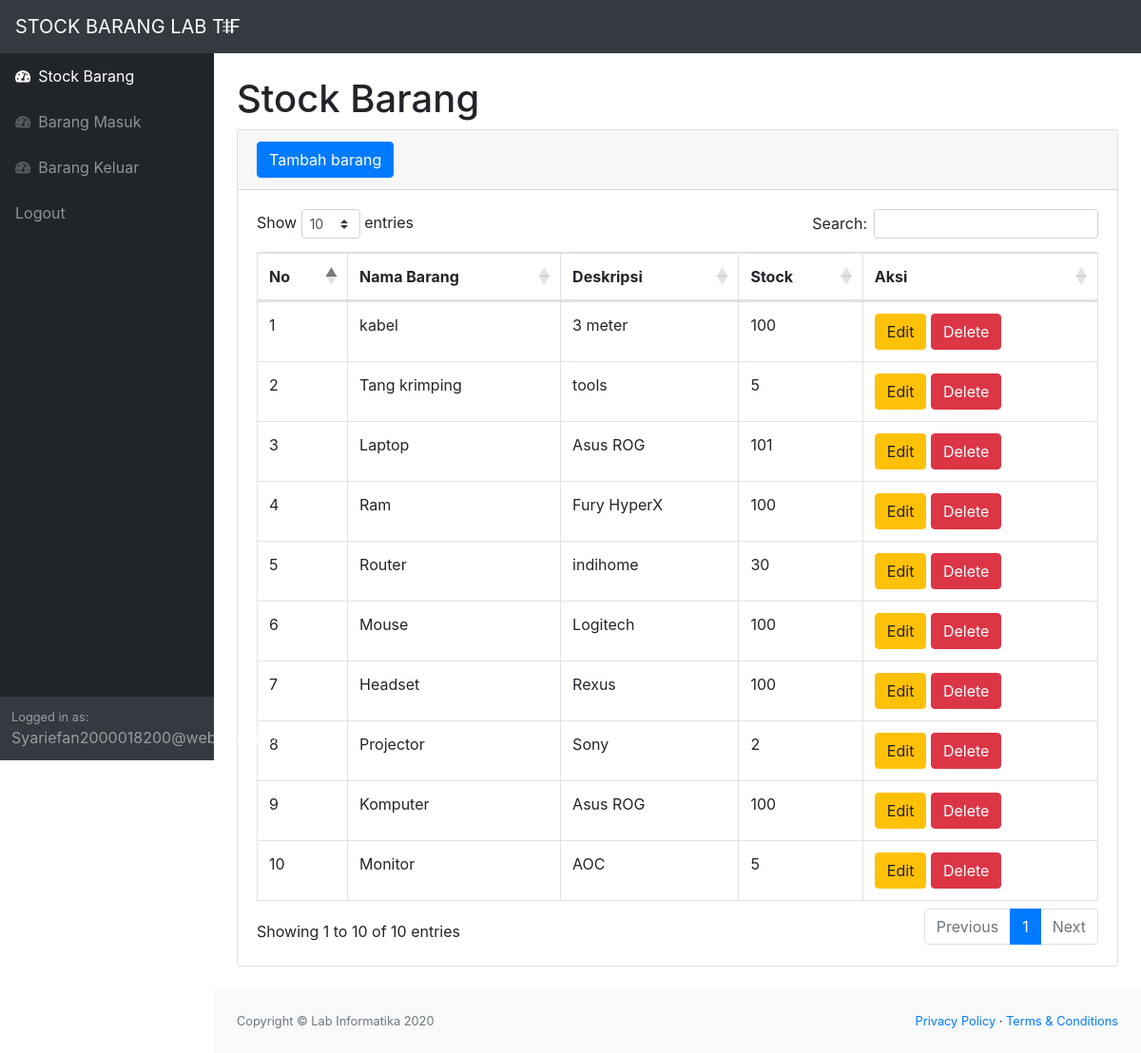
Screenshot of /index.php (signed in) with the database file from the repository.
### tables this page shows
CREATE TABLE `stock` (
  `idbarang` int(11) NOT NULL,
  `namabarang` varchar(25) NOT NULL,
  `deskripsi` varchar(25) NOT NULL,
  `stock` int(11) NOT NULL
);

### index.php (the view, shortened to what this page needs)
<?php
require 'function.php';
?>
<!DOCTYPE html>
<html lang="en">
    <head>
        <link href="css/styles.css" rel="stylesheet" />
        <link href="https://cdn.datatables.net/1.10.20/css/dataTables.bootstrap4.min.css" rel="stylesheet" />
    </head>
    <body class="sb-nav-fixed">
        <nav class="sb-topnav navbar navbar-expand navbar-dark bg-dark">
            <a class="navbar-brand" href="index.php">STOCK BARANG LAB TIF</a>
            <button class="btn btn-link btn-sm order-1 order-lg-0" id="sidebarToggle" href="#"><i class="fas fa-bars"></i></button>
        </nav>
        <div id="layoutSidenav">
            <div id="layoutSidenav_nav">
                <nav class="sb-sidenav accordion sb-sidenav-dark" id="sidenavAccordion">
                    <div class="sb-sidenav-menu">
                        <div class="nav">
                            <a class="nav-link" href="index.php">
                                <div class="sb-nav-link-icon"><i class="fas fa-tachometer-alt"></i></div>
                                Stock Barang
                            </a>
                            <a class="nav-link" href="masuk.php">
                                <div class="sb-nav-link-icon"><i class="fas fa-tachometer-alt"></i></div>
                                Barang Masuk
                            </a>
                            <a class="nav-link" href="keluar.php">
                                <div class="sb-nav-link-icon"><i class="fas fa-tachometer-alt"></i></div>
                                Barang Keluar
                            </a>
                            <a class="nav-link" href="logout.php">
                                Logout
                            </a>
                        </div>
                    </div>
                    <div class="sb-sidenav-footer">
                        <div class="small">Logged in as:</div>
                        Syariefan2000018200@webmail.uad.ac.id
                    </div>
                </nav>
            </div>
            <div id="layoutSidenav_content">
                <main>
                    <div class="container-fluid">
                        <h1 class="mt-4">Stock Barang</h1>
                        <div class="card mb-4">
                            <div class="card-header">
                                    <button type="button" class="btn btn-primary" data-toggle="modal" data-target="#myModal">
                                        Tambah barang
                                    </button>
                            </div>
                            <div class="card-body">
                                <div class="table-responsive">
                                    <table class="table table-bordered" id="dataTable" width="100%" cellspacing="0">
                                        <thead>
                                            <tr>
                                                <th>No</th>
                                                <th>Nama Barang</th>
                                                <th>Deskripsi</th>
                                                <th>Stock</th>
                                                <th>Aksi</th>
                                            </tr>
                                        </thead>
                                        <tbody>
                                            <?php
                                            $query = mysqli_query($conn, 'SELECT * FROM stock');
                                             $i = 1;
                                            while($row = mysqli_fetch_array($query)){
                                                $id = $row['idbarang'];
                                                $nama = $row['namabarang'];
                                                $deskripsi = $row['deskripsi'];
                                                $stok = $row['stock'];
                                             ?>
                                            <tr>
                                                <td>
                                                    <?php echo $i; ?>
                                                </td>
                                                <td>
                                                <?php echo $nama; ?>
                                                </td>
                                                <td>
                                                    <?php echo $deskripsi; ?>
                                                </td>
                                                <td>
                                                <?php echo $stok; ?>
                                                </td>
                                                <td>
                                                <button type="button" class="btn btn-warning" data-toggle="modal" data-target="#myEdit<?php echo $id; ?>">Edit</button>
                                                <button type="button" class="btn btn-danger" data-toggle="modal" data-target="#myDelete<?php echo $id; ?>">Delete</button>
                                                </td>
                                            </tr>
                                            <?php $i++; } ?>
                                        </tbody>
                                    </table>
                                </div>
                            </div>
                        </div>
                    </div>
                </main>
                <footer class="py-4 bg-light mt-auto">
                    <div class="container-fluid">
                        <div class="d-flex align-items-center justify-content-between small">
                            <div class="text-muted">Copyright &copy; Lab Informatika 2020</div>
                            <div>
                                <a href="#">Privacy Policy</a>
                                &middot;
                                <a href="#">Terms &amp; Conditions</a>
                            </div>
                        </div>
                    </div>
                </footer>
            </div>
        </div>
    </body>
        </html>

### rows the page displays
stock: namabarang "kabel", deskripsi "3 meter", stock "100"
stock: namabarang "Tang krimping", deskripsi "tools", stock "5"
stock: namabarang "Laptop", deskripsi "Asus ROG", stock "101"
stock: namabarang "Ram", deskripsi "Fury HyperX", stock "100"
stock: namabarang "Router", deskripsi "indihome", stock "30"
stock: namabarang "Mouse", deskripsi "Logitech", stock "100"
stock: namabarang "Headset", deskripsi "Rexus", stock "100"
stock: namabarang "Projector", deskripsi "Sony", stock "2"
stock: namabarang "Komputer", deskripsi "Asus ROG", stock "100"
stock: namabarang "Monitor", deskripsi "AOC", stock "5"
